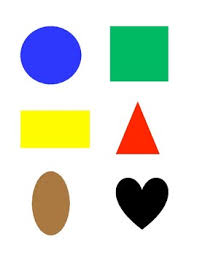
#> input picture assets/shapes_colors.jfif, 197 x 256 px, found by its file name
$ python test_bgr2hsv.py   (older library calls are emulated)
#> lines starting #> are read from the running program, lines starting #| are printed output that depends on the picture
#> further down, img_original is the input picture: shape (256, 197, 3); mean B, G, R 208.7, 219.4, 213.8
### sharingan/change_color_space.py
import numpy as np

# [50 lines left out: functions bgr2gray, gray2bgr, not called in this run]

def bgr2hsv(img):
    '''
    @brief Converts img in HSV space to RGB space

    @input img: HSV image

    @output: converted img in HSV space to RGB space

    Reference: https://www.youtube.com/watch?v=I8i0W8ve-JI

    hue, saturation, and values are expressed in terms of color, shading, and toning.
    hue -> what chroma is there
    saturation -> amount of whiteness in the chroma. More whiteness less is the saturation
    value -> amount of blackness/darkness in the chroma. More the value less is the blackness
    '''
    # Check if 3 channels are available
    assert len(img.shape) == 3, "Give a valid image, img.shape != 3"

    # img = np.asarray(img, dtype=np.float)
    img = img[:,:,:]/255

    hsv_image = np.zeros_like(img, dtype=np.uint8)

    for row in range (img.shape[0]):
        for col in range (img.shape[1]):
            b,g,r = img[row][col]

            # check which of rgb channels is max and min and also store the index of channel with highest intensity
            if (r>=g) and (r>=b):
                idx_of_max_of_bgr = 2
                max_val = r
                min_val = g if g<b else b

            elif (g>=b) and (g>=r):
                idx_of_max_of_bgr = 1
                max_val = g
                min_val = b if b<r else r

            elif (b>=g) and (b>=r):
                idx_of_max_of_bgr = 0
                max_val = b
                min_val = g if g<r else r

            # difference between max and min values
            range_min_max = max_val-min_val

            # value = max_value*255
            value = max_val*255

            # range_of_max_min==0 only if:
            # 1) max_value=0 i.e black
            # 2) r=g=b
            if range_min_max == 0:
                saturation = 0
            else:
                saturation = (range_min_max/max_val)*255

            #
            if range_min_max == 0:
                hue = 0
            else:
                if idx_of_max_of_bgr == 0: # blue max
                    hue = 60*(4+((r-g)/range_min_max))
                elif idx_of_max_of_bgr == 1: # green max
                    hue = 60*(2+((b-r)/range_min_max))
                elif idx_of_max_of_bgr == 2: # red max
                    hue = 60*(g-b)/range_min_max
                    if hue < 0: # for case when hue is negative then we have to bring it between 0-360
                        hue+=360
            # # print(hue, saturation, value)
            hsv_image[row][col] = [hue, saturation, value]
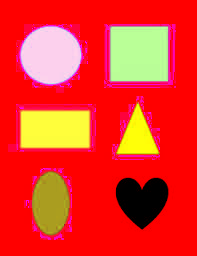
#> hsv_image: shape (256, 197, 3); mean of channels 0, 1, 2 37.3, 52.5, 236.9; drawn as B, G, R

    return hsv_image

def hsv2bgr(img):
    '''
    @brief Converts img in HSV space to RGB space

    @input img: HSV image

    @output: converted img in HSV space to RGB space

    Reference: https://www.youtube.com/watch?v=hW4gZ4tGwds
    '''
    # Check if 3 channels are available
    assert len(img.shape) == 3, "Give a valid image, img.shape != 3"

    img = np.asarray(img, dtype=np.float)

    # normalise satuation and value channels
    img[:,:,1] = img[:,:,1]/255
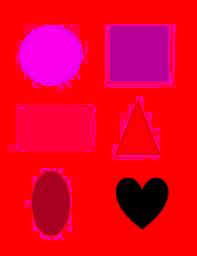
#> img: shape (256, 197, 3) float64; mean of channels 0, 1, 2 37.3, 0.2, 236.9; drawn as B, G, R
    img[:,:,2] = img[:,:,2]/255
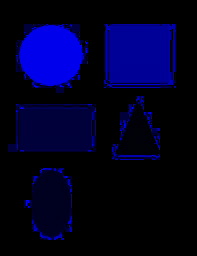
#> img: shape (256, 197, 3) float64; mean of channels 0, 1, 2 37.3, 0.2, 0.9; drawn as B, G, R

    # max_rgb val = value of 'value' for the pixel
    max_rgb = img[:,:,2]
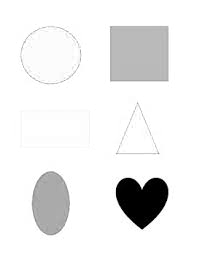
#> max_rgb: shape (256, 197) float64; min 0, max 1, mean 0.929
    # min_rgb val = max_rgb - value*saturation
    min_rgb = max_rgb[:,:] - (img[:,:,1]*img[:,:,2])
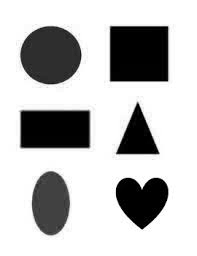
#> min_rgb: shape (256, 197) float64; min 0, max 1, mean 0.75

    bgr_img = np.zeros_like(img, dtype=np.uint8)

    for row in range (img.shape[0]):
        for col in range(img.shape[1]):
            max = max_rgb[row][col]
            min = min_rgb[row][col]

            if img[row][col][0] >= 0 and img[row][col][0] < 60:
                bgr_img[row][col] = [min*255,((((max-min)*(img[row][col][0]-60))/60)+max)*255,max*255]

            elif img[row][col][0] >= 60 and img[row][col][0] < 120:
                bgr_img[row][col] = [min*255,max*255,((((min-max)*(img[row][col][0]%60))/60)+max)*255]

            elif img[row][col][0] >= 120 and img[row][col][0] < 180:
                bgr_img[row][col] = [((((max-min)*((img[row][col][0]%60)-60))/60)+max)*255,max*255,min*255]

            elif img[row][col][0] >= 180 and img[row][col][0] < 240:
                bgr_img[row][col] = [max*255,((((min-max)*((img[row][col][0]%60)))/60)+max)*255,min*255]

            elif img[row][col][0] >= 240 and img[row][col][0] < 300:
                bgr_img[row][col] = [max*255,min*255,((((max-min)*((img[row][col][0]%60)-60))/60)+max)*255]

            elif img[row][col][0] >= 300 and img[row][col][0] < 360:
                bgr_img[row][col] = [((((min-max)*((img[row][col][0]%60)))/60)+max)*255,min*255,max*255]

    return bgr_img

### test_scripts/test_bgr2hsv.py
import cv2
import os
import sys
import matplotlib.pyplot as plt
import time

sys.path.append('..')
import sharingan

# img_original = cv2.imread(os.path.join('..', 'assets\chapter3_images\leaf.jpg'))
img_original = cv2.imread(os.path.join('..', 'assets\shapes_colors.jfif'))

prev = time.time()
img_hsv = sharingan.bgr2hsv(img_original)
print("time taken bgr2hsv: ", time.time()-prev)

prev = time.time()
img_bgr = sharingan.hsv2bgr(img_hsv)
print("time taken hsv2bgr: ", time.time()-prev)

# print(img_bgr.shape)
#subplot(r,c) provide the no. of rows and columns
f, axarr = plt.subplots(1,2)

axarr[0].imshow(img_hsv[:,:,[2,1,0]])
axarr[0].title.set_text('hsv')
axarr[1].imshow(img_bgr[:,:,[2,1,0]])
axarr[1].title.set_text('bgr')
plt.show()
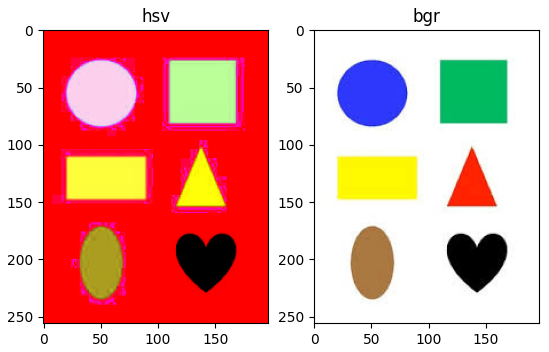
#> figure drawn by matplotlib, 2 panels

cv2.waitKey(0)
cv2.destroyAllWindows()
